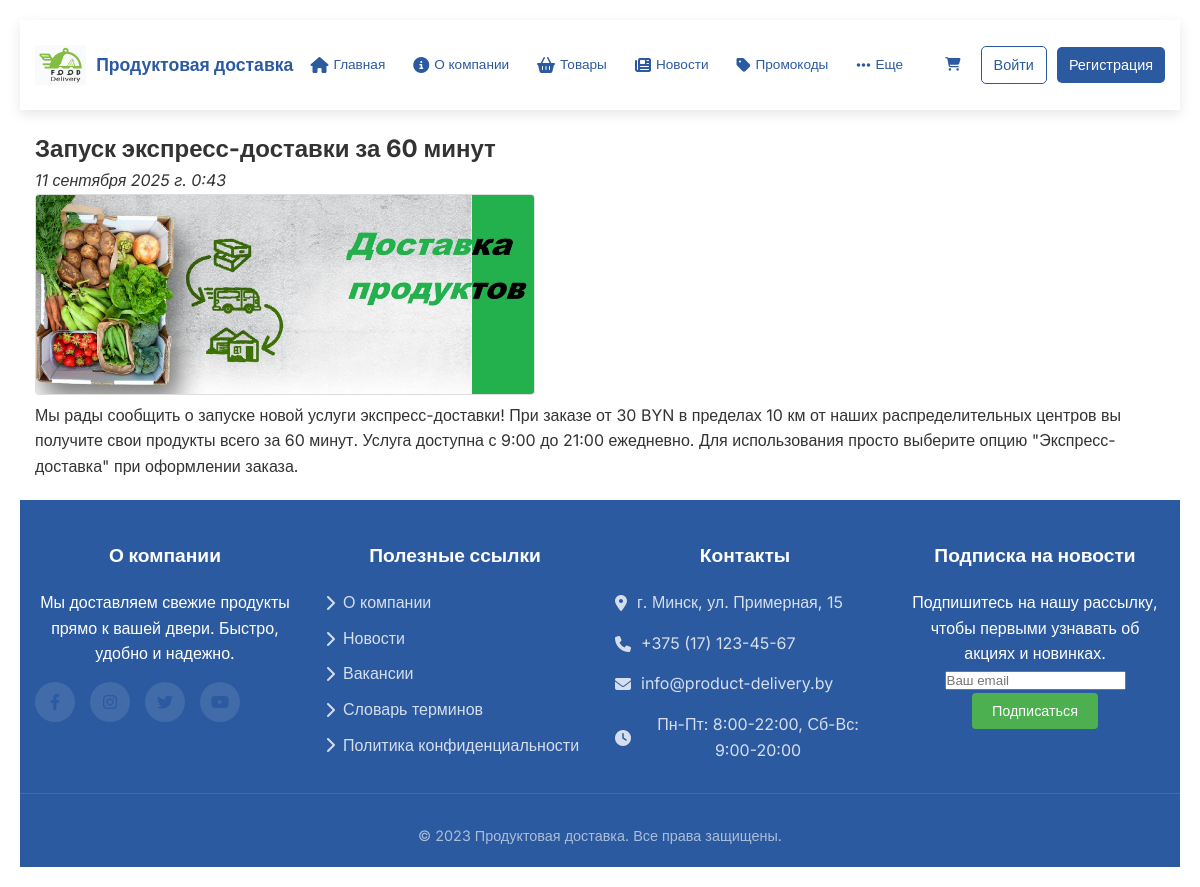
/news/3/, run on the app's committed database.
### delivery_app/models.py (models this page shows, shortened)
class Article(models.Model):
    title = models.CharField(max_length=200)
    summary = models.CharField(max_length=200)
    content = models.TextField()
    image = models.ImageField(upload_to='article_images/', blank=True, null=True)
    published_date = models.DateTimeField(auto_now_add=True)

### delivery_app/views.py (the view)
# urls.py: path('news/<int:pk>/', views.news_detail, name='news_detail'),
def news_detail(request, pk):
    article = get_object_or_404(Article, pk=pk)
    return render(request, 'delivery_app/news_detail.html', {'article': article})

### delivery_app/templates/delivery_app/news_detail.html (shortened to what this page needs)
{% extends "delivery_app/base.html" %}
{% load static %}
{% block content %}
<article>
  <h1>{{ article.title }}</h1>
  <p><em>{{ article.published_date }}</em></p>
  {% if article.image %}
            <img src="{{ article.image.url }}" alt="{{ article.title }}" style="max-width: 500px; border: 1px solid #ddd; border-radius: 4px;">
  {% endif %}
  <div>{{ article.content|safe }}</div>
</article>
{% endblock %}

### delivery_app/static/delivery_app/css/style.css (style rules this page uses)
body { font-family: Arial, sans-serif; margin: 0; padding: 20px; background-color: #f9f9f9; color: #333 !important; background-image: none !important; }

### delivery_app/templates/delivery_app/base.html (style rules this page uses)
:root { --primary-color: #2c5aa0; --secondary-color: #f8f9fa; --accent-color: #28a745; --text-color: #333; --light-text: #6c757d; --border-color: #e9ecef; --shadow: 0 4px 12px rgba(0, 0, 0, 0.1); --transition: all 0.3s ease; }
* { margin: 0; padding: 0; box-sizing: border-box; }
body { font-family: 'Inter', sans-serif; line-height: 1.6; color: var(--text-color); background-color: #fff; display: flex; flex-direction: column; min-height: 100vh; }

### data on the page
Article: title "Запуск экспресс-доставки за 60 минут", published_date "11 сентября 2025 г. 0:43", image (picture), content "Мы рады сообщить о запуске новой услуги экспресс-доставки! При заказе от 30 BYN в пределах 10 км от наших распределительных центров вы получите свои продукты всего за 60 минут. Услуга доступна с 9:00 до 21:00 ежедневно. Для использования просто выберите опцию \"Экспресс-доставка\" при оформлении заказа."
